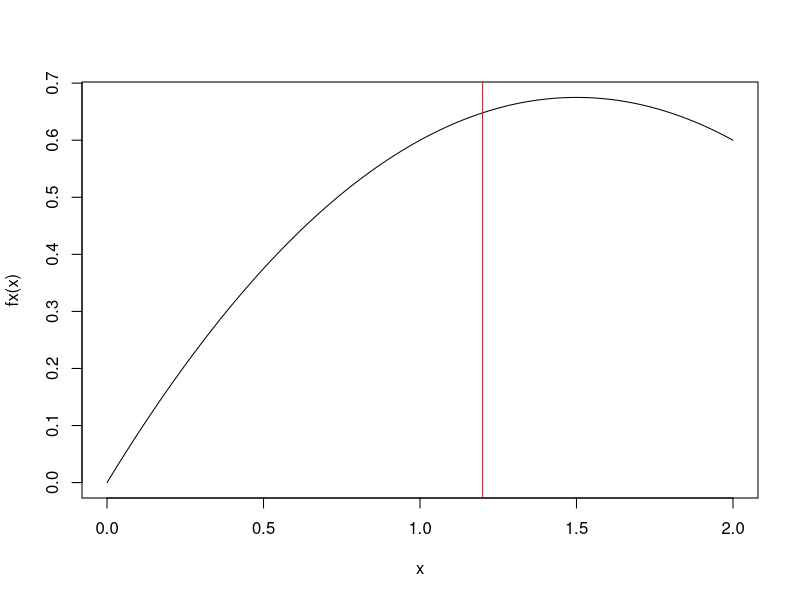

Source code (R):
## ---- chunk 1
fx<-function(x){
  y<-(3/20)*(6*x-2*x^2)
  return(y)
}
curve(fx,xlim=c(0,2))
abline(v=c(6/5),col="red")
